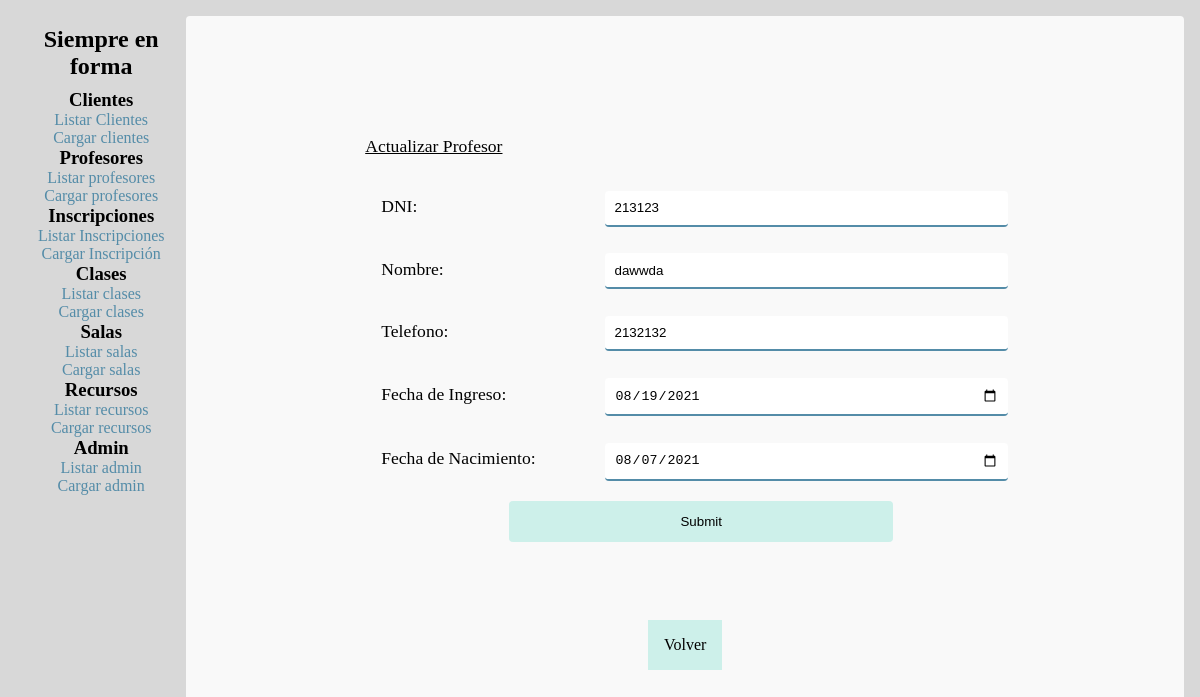
/code/profesores/editar-profesor.php?id=2, run on the app's committed database.
### tables this page shows
CREATE TABLE `profesores` (
  `idprofesor` int(11) NOT NULL,
  `dni` varchar(9) NOT NULL,
  `nomape` varchar(100) NOT NULL,
  `telefono` varchar(15) NOT NULL,
  `ingreso` date NOT NULL,
  `nacimiento` date NOT NULL,
  `eliminado` char(1) NOT NULL DEFAULT '0'
);

### code/profesores/editar-profesor.php (the view, shortened to what this page needs)
<?php include_once("../conexion.php"); ?>
<!DOCTYPE html>
<html lang="es">
<?php require_once("../_header.php"); ?>
<body onload="checkbox()">
    <?php require_once("../_navbar.php"); ?>
    <main class="CONTENEDOR">
        <form class='FORMULARIO' method="post">
            <legend class="FORMULARIO__label">Actualizar Profesor</legend>
            <fieldset class='FORMULARIO__parte'>
            <?php
                $idprofesor = $_GET["id"];
                $consulta = mysqli_query($link,"SELECT * FROM profesores where idprofesor = '$idprofesor'");
                $profesor = mysqli_fetch_assoc($consulta);
                echo"<section class='FORMULARIO__section'>";
                echo"<label class='FORMULARIO__label' for='dni'>DNI: </label>";
                echo"<input class='FORMULARIO__input' type='text' name='dni' value='$profesor[dni]'>";
                echo"</section>";
                echo"<section class='FORMULARIO__section'>";
                echo"<label class='FORMULARIO__label' for='nombre'>Nombre: </label>";
                echo"<input class='FORMULARIO__input' type='text' name='nomape' value='$profesor[nomape]'>";
                echo"</section>";
                echo"<section class='FORMULARIO__section'>";
                echo"<label class='FORMULARIO__label' for='telefono'>Telefono: </label>";
                echo"<input class='FORMULARIO__input' type='text' name='telefono' value='$profesor[telefono]'>";
                echo"</section>";
                echo"<section class='FORMULARIO__section'>";
                echo"<label class='FORMULARIO__label' for='ingreso'>Fecha de Ingreso: </label>";
                echo"<input class='FORMULARIO__input' type='date' name='ingreso' value='$profesor[ingreso]'>";
                echo"</section>";
                echo"<section class='FORMULARIO__section'>";
                echo"<label class='FORMULARIO__label' for='nacimiento'>Fecha de Nacimiento: </label>";
                echo"<input class='FORMULARIO__input' type='date' name='nacimiento' value='$profesor[nacimiento]'>";
                echo"</section>";
                echo"<input class='FORMULARIO__submit' type='submit' name='actualizar'>";
            ?>
            </fieldset>
        </form>
        <a class="BOTON" href='../listar-profesores.php'>Volver</a>
    </main>
</body>

### code/css/style.css (style rules this page uses)
:root { --color1:#FDF6F0; --color2:#548CA8; --color3:#F9F9F9; --color4:#CDF0EA; }
* { margin: 0; padding: 0; }
body { background: rgba(200,200,200,70%); display: flex; justify-content: space-between; padding: 1em; }
a { color: var(--color2); text-decoration: none; transition:color 1s; }
.CONTENEDOR,main { border: 3px var(--color4); border-radius: 4px; background-color: var(--color3); padding: 1em; width: 85vw; height: 90vh; display: flex; flex-direction: column; justify-content: center; align-content: center; }

### code/css/forms.css (style rules this page uses)
.FORMULARIO,form { display: flex; flex-direction: column; align-self: center; justify-self: center; width: 40em; padding: 2em; }
.FORMULARIO__parte,fieldset { padding: 1em; width: 40em; border:none; display: flex; flex-direction: column; }
.FORMULARIO__legend,legend { text-decoration: underline; font-size: 1.3em; }
.FORMULARIO__label,label { margin: .3em 0; font-size: 1.1em; }
.FORMULARIO__input, .FORMULARIO__select, input,select { width: 60%; padding: .7em; border: none; margin: 1em; border-radius: 4px; border-bottom: 2px solid var(--color2) }
.FORMULARIO__submit { border: none; border-radius: 4px; padding: 1em; width: 60%; margin-top:.5em; background-color: var(--color4); transition: background-color 2s; cursor: pointer; align-self: center }
.BOTON { margin: 1rem; padding: 1em; align-self: center; text-align: center; background-color: var(--color4); color: black; }
.FORMULARIO__section,section { display: flex; justify-content: space-between; align-items: baseline; }

### data on the page
profesores: dni "213123", nomape "dawwda", telefono "2132132", ingreso "08/19/2021", nacimiento "08/07/2021"
